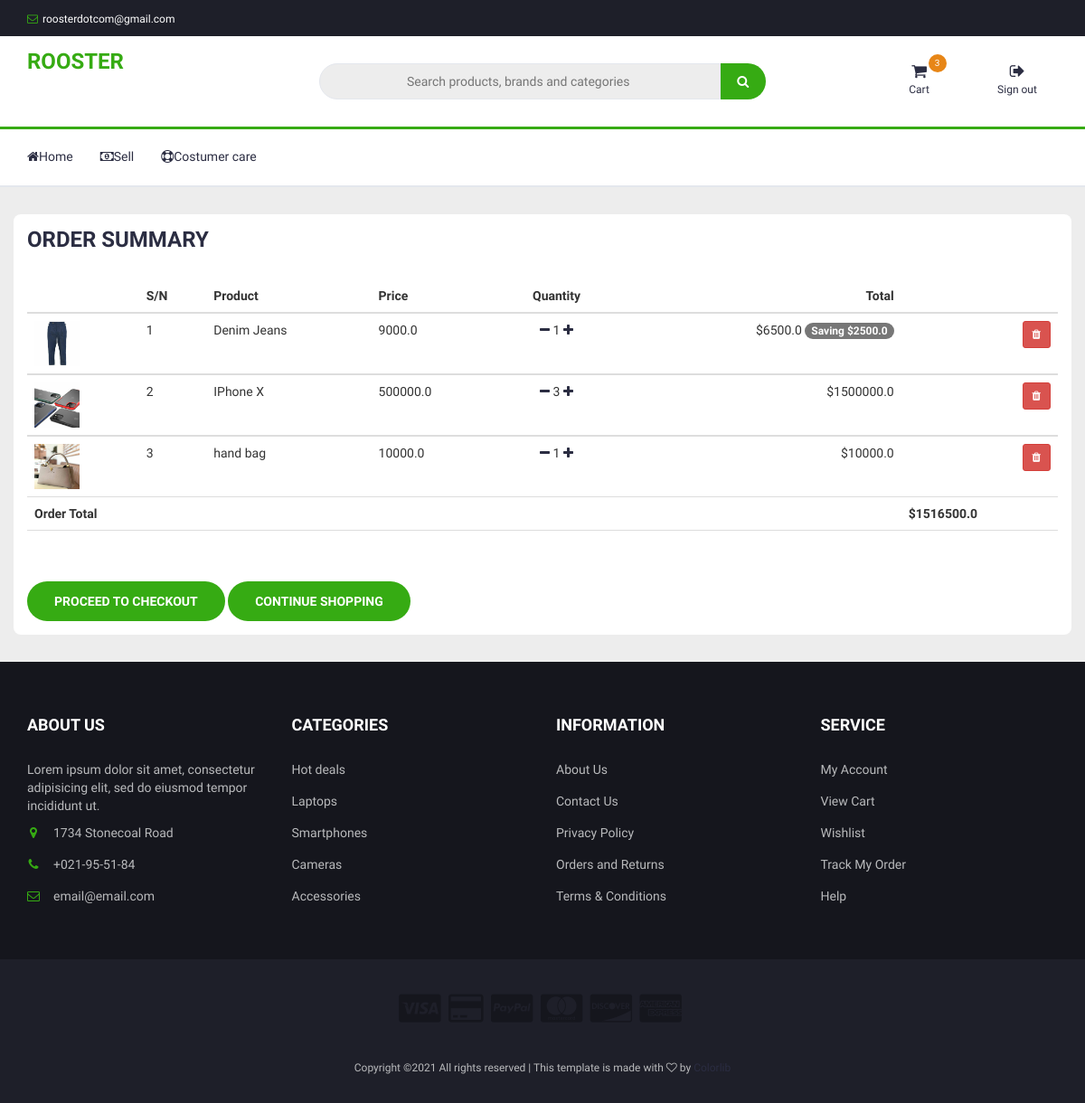
The page /order-summary/ (signed in) on the database as committed earlier.
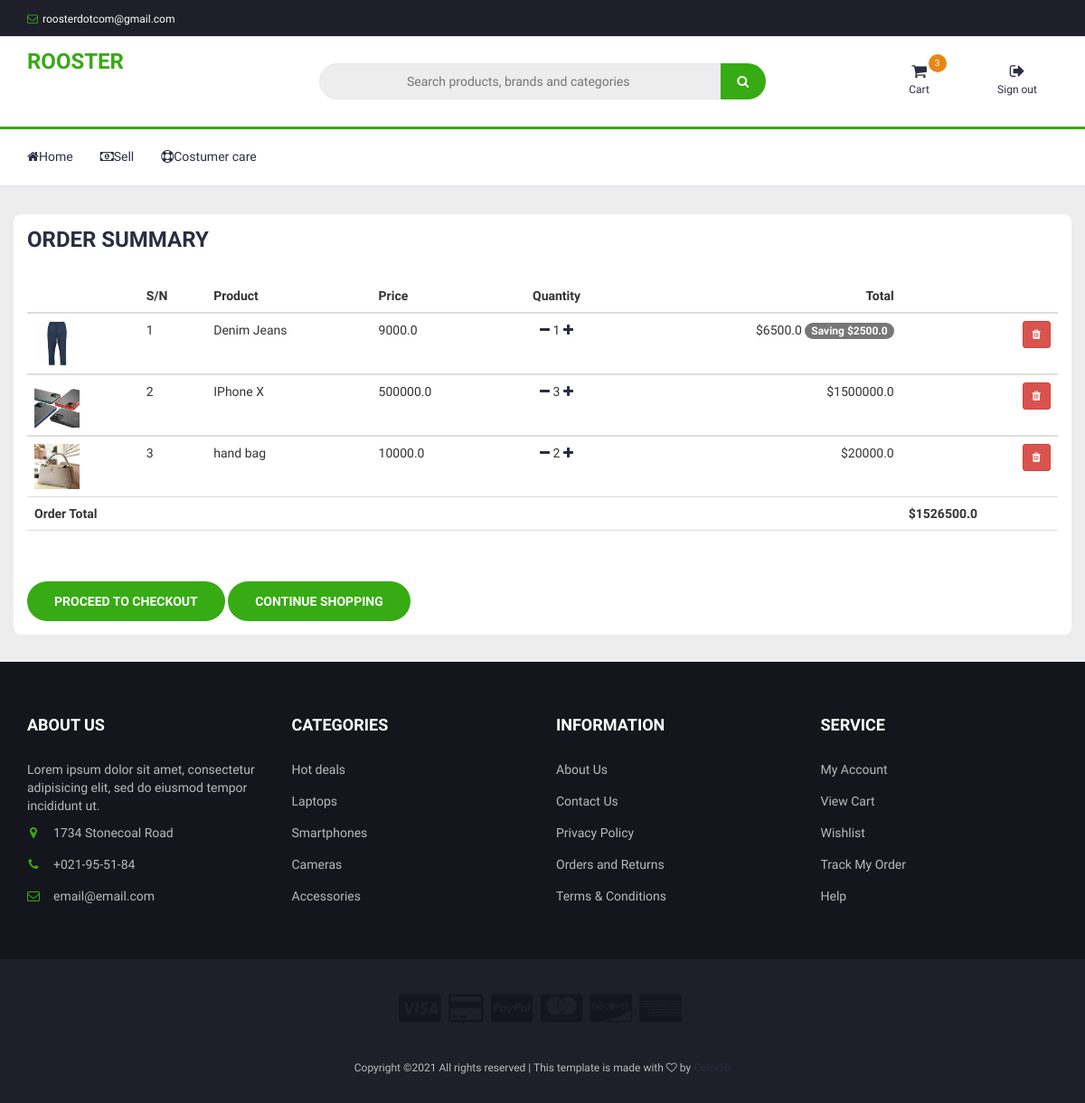
The same page on the database as committed later.
### base_app/models.py (models this page shows, shortened)
class OrderItem(models.Model):
    user = models.ForeignKey(settings.AUTH_USER_MODEL, on_delete=models.CASCADE)
    ordered = models.BooleanField(default=False)
    item = models.ForeignKey(Item, on_delete=models.CASCADE)
    quantity = models.IntegerField(default=1)
    def get_total_item_price(self):
        return self.quantity*self.item.price
    def get_total_discount_item_price(self):
        return self.quantity*self.item.discount_price
    def get_amount_saved(self):
        return self.get_total_item_price() - self.get_total_discount_item_price()
    def get_final_price(self):
        if self.item.discount_price:
            return self.get_total_discount_item_price()
        else:
            return self.get_total_item_price()

class Item(models.Model):
    title = models.CharField(max_length=200)
    price = models.FloatField()
    discount_price = models.FloatField(blank=True, null=True)
    category = models.CharField(choices=CATEGORY_CHOICES, max_length=2)
    label = models.CharField(choices=LABEL_CHOICES, max_length=1, blank=True, null=True)
    slug = models.SlugField()
    description = models.TextField()
    image = models.ImageField()
    image_1 = models.ImageField(blank=True, null=True)
    image_2 = models.ImageField(blank=True, null=True)
    image_3 = models.ImageField(blank=True, null=True)
    vendor = models.ForeignKey(Vendor, on_delete=models.CASCADE)
    if discount_price:
        if type(discount_price) == 'NoneType':
            discount_price = 0.0
        def get_discount_percentage(self):
                percentage = int(((self.price - self.discount_price)/self.price)*100)
                return percentage

class Order(models.Model):
    user = models.ForeignKey(settings.AUTH_USER_MODEL, on_delete=models.CASCADE)
    items = models.ManyToManyField(OrderItem)
    creation_date = models.DateTimeField(auto_now_add=True)
    ordered = models.BooleanField(default=False)
    ordered_date = models.DateTimeField()
    billing_address = models.ForeignKey(
        'BillingAddress', on_delete=models.SET_NULL, blank=True, null=True)
    def get_total(self):
        total = 0
        for order_item in self.items.all():
            total += order_item.get_final_price()
        return total

### base_app/views.py (the view)
# urls.py: path('order-summary/', OrderSummaryView.as_view(), name='order-summary'),
class OrderSummaryView(LoginRequiredMixin, View):
    def get(self, *args, **kwargs):
        try:
            order = Order.objects.get(user=self.request.user, ordered=False)
            context = {
                'object': order
            }
            return render(self.request, "order_summary.html", context)
        except ObjectDoesNotExist:
            messages.error(self.request, "You do not have an active order")
            return redirect("/")

### base_app/templatetags/cart_template_tags.py (called while the page is built)
@register.filter
def cart_item_count(user):
    if user.is_authenticated:
        qs = Order.objects.filter(user=user, ordered=False)
        if qs.exists():
            return qs[0].items.count()
    return 0

### templates/order_summary.html (shortened to what this page needs)
<!DOCTYPE html>
{% extends "base.html" %}
{% block content %}
{% load static %}
<div class="section">
    <div class="container" style="background-color: white;  border-radius: 8px;">
        <div class="row">
<div class="col-md-12">
    <div class="section-title">
        <h3 class="title">Order Summary</h3>
    </div>
</div>
<div class="container mb-4">
    <div class="row">
        <div class="col-12">
            <div class="table" style="overflow-x:auto; padding-left: 15px; padding-right: 15px;">
                <table class="table">
                    <thead>
                        <tr>
                            <th scope="col"></th>
                            <th scope="col">S/N</th>
                            <th scope="col">Product</th>
                            <th scope="col">Price</th>
                            <th scope="col" class="text-center">Quantity</th>
                            <th scope="col" class="text-right">Total</th>
                            <th></th>
                        </tr>
                    </thead>
{% for order_item in object.items.all %}
                    <tbody>
                        <tr>
                            <td><img src="{{ order_item.item.image.url }}" alt="" width="50" height="50"></td>
                            <td>{{ forloop.counter }}</td>
                            <td>{{ order_item.item.title }}</td>
                            <td>{{ order_item.item.price }}</td>
                            <td class="text-center">
                                <a href="{% url 'base_app:remove-single-item-from-cart' order_item.item.slug %}"><i class="fa fa-minus mr-2"></i></a>
                                {{ order_item.quantity }}
                                <a href="{% url 'base_app:add-to-cart-order-summary' order_item.item.slug %}"><i class="fa fa-plus ml-2"></i></a></td>
                            <td class="text-right">
                                {% if order_item.item.discount_price %}
                                    ${{ order_item.get_total_discount_item_price }}
                                    <span class="badge badge-primary">Saving ${{ order_item.get_amount_saved }}</span>
                                {% else %}
                                    ${{ order_item.get_total_item_price }}
                                {% endif %}
                            </td>
                            <td class="text-right"><a href="{% url 'base_app:remove-from-cart-order-summary' order_item.item.slug %}"><button class="btn btn-sm btn-danger"><i class="fa fa-trash"></i></button></a></td>
                        </tr>
{% endfor %}
{% if object.get_total %}
        <tr>
            <td colspan="6"><b>Order Total</b></td>
            <td><b>${{ object.get_total }}</b></td>
        </tr>
            <td colspan="6"></td>
            <td></td>
{% endif %}
    </tbody>
</table>
</div>
            <div style="padding-left: 15px; padding-bottom: 15px;">
            <a href="{% url 'base_app:checkout' %}" class="primary-btn order-submit float-right ml-2">Proceed to checkout</a>
            <a href="/" class="primary-btn order-submit float-right">Continue shopping</a>
            </div>
        </div>
    </div>
</div>
                </div>
            </div>
        </div>
{% endblock %}

Rows that differ between the two databases and show on the page:
changed OrderItem "hand bag": quantity "1" → "2"; get_total_item_price "10000.0" → "20000.0"
changed through a linked row, Order: get_total "1516500.0" → "1526500.0"
